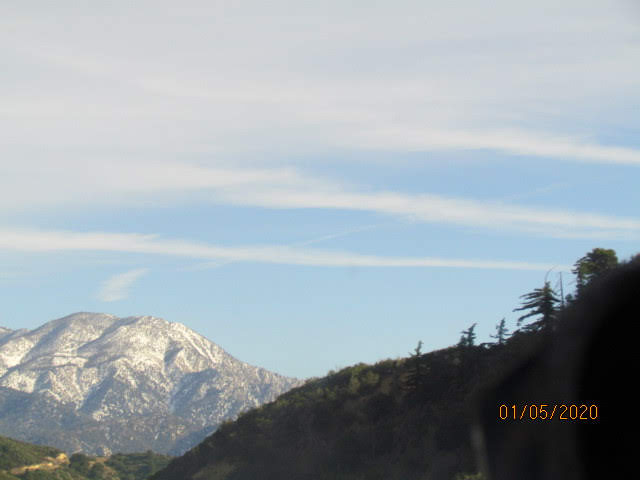
#> input picture media/landscape.jpg, 640 x 480 px, found by its file name
$ python BasicImageOperations.py
#> lines starting #> are read from the running program, lines starting #| are printed output that depends on the picture; after the words box and inside, x2 and y2 are one past the last pixel; in counts of white or black regions, pixels touching at a corner belong together
import numpy as np
import cv2 as cv
import os

img = cv.imread('./media/landscape.jpg')
#> img is the input picture: shape (480, 640, 3); mean B, G, R 173.7, 167.1, 157.2

# get one pixel in BGR mode
px = img[100, 100]
#> px = [220, 215, 216]
print(px)
#| [220 215 216]

# accessing RED value of a pixel
red = img.item(100, 100, 2)
#> red = 216
print(red)
#| 216

# image shape - rows, columns and color channels
print(img.shape)
#| (480, 640, 3)

# total number of pixels
print(img.size)
#| 921600

# Adding a rectangle in the image.
cv.rectangle(img, (1, 300), (100, 350), (255, 0, 0), 2)
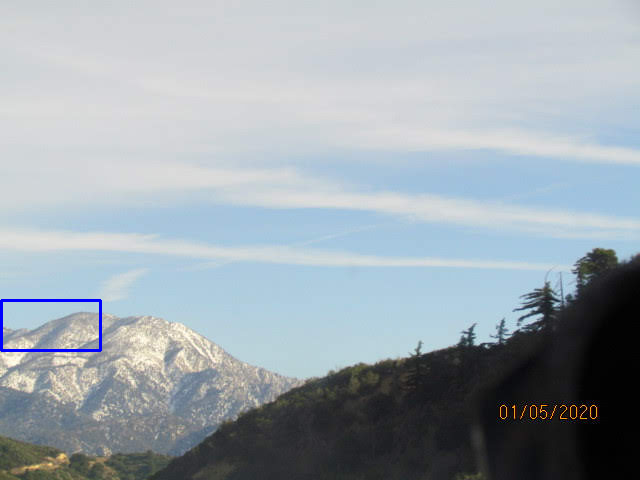
#> img: shape (480, 640, 3); 0.29% of pixels changed, all inside (x1, y1, x2, y2) = (0, 299, 102, 352)

segment = img[1:120, 1:100]
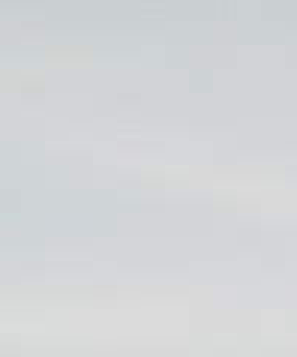
#> segment: shape (119, 99, 3) (shown 3 times larger); mean B, G, R 215.8, 213.1, 211.2
img[301:420, 501:600] = segment
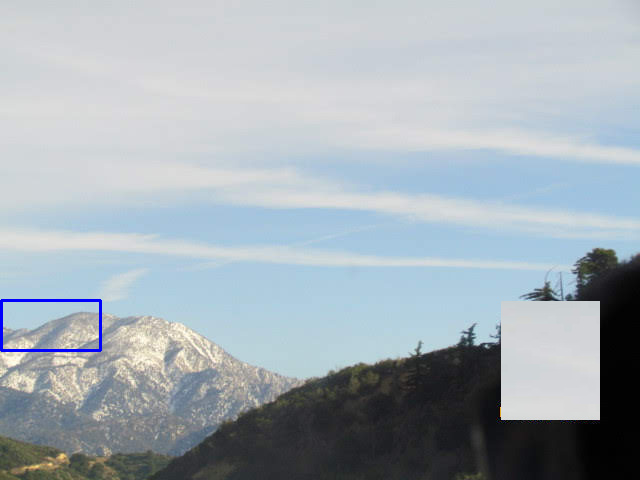
#> img: shape (480, 640, 3); 3.83% of pixels changed, all inside (x1, y1, x2, y2) = (501, 301, 600, 420)

#reflect = cv.copyMakeBorder(img, 100, 100, 100, 100, cv.BORDER_REFLECT)

cv.namedWindow('image', cv.WINDOW_NORMAL)
cv.imshow('image', img)
cv.waitKey(0)
cv.destroyAllWindows()
